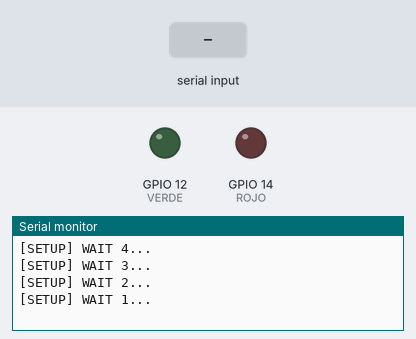
This sketch was run on a simulated ESP32. Shown: output pins drawn as LEDs (lit = HIGH), the last lines printed to the serial monitor. The test bench sets the inputs (shaded band). WiFi joins after 1.5 s; servers stay silent unless stated.

Above: at 5.2 s.
5.3 s: "activo\n" received over Serial
At 5.66 s:
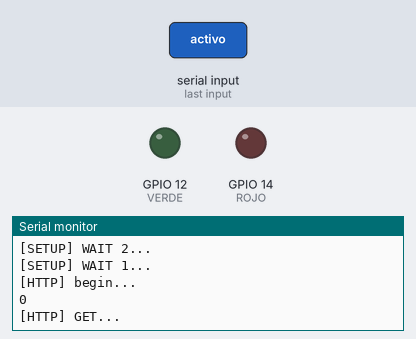
At 7.2 s:
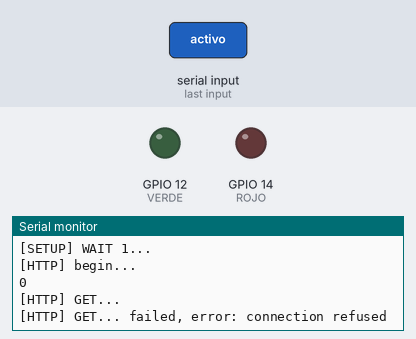
Timing chart, 0 to 8.7 s (numbered marks = the images above; inputs shaded):
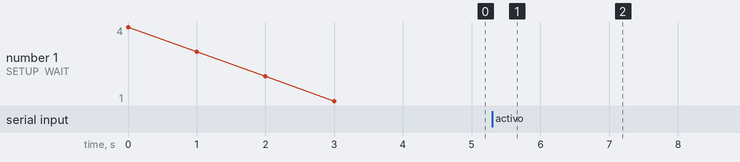

The sketch:

HttpClientToApi.ino
```cpp
/**
   BasicHTTPClient.ino

    Created on: 24.05.2015

*/

#include <Arduino.h>

#include <WiFi.h>
#include <WiFiMulti.h>

#include <HTTPClient.h>

#define USE_SERIAL Serial

WiFiMulti wifiMulti;

#define ROJO 14
#define VERDE 12

/*
  const char* ca = \
  "-----BEGIN CERTIFICATE-----\n" \
  "MIIEkjCCA3qgAwIBAgIQCgFBQgAAAVOFc2oLheynCDANBgkqhkiG9w0BAQsFADA/\n" \
  "MSQwIgYDVQQKExtEaWdpdGFsIFNpZ25hdHVyZSBUcnVzdCBDby4xFzAVBgNVBAMT\n" \
  "DkRTVCBSb290IENBIFgzMB4XDTE2MDMxNzE2NDA0NloXDTIxMDMxNzE2NDA0Nlow\n" \
  "SjELMAkGA1UEBhMCVVMxFjAUBgNVBAoTDUxldCdzIEVuY3J5cHQxIzAhBgNVBAMT\n" \
  "GkxldCdzIEVuY3J5cHQgQXV0aG9yaXR5IFgzMIIBIjANBgkqhkiG9w0BAQEFAAOC\n" \
  "AQ8AMIIBCgKCAQEAnNMM8FrlLke3cl03g7NoYzDq1zUmGSXhvb418XCSL7e4S0EF\n" \
  "q6meNQhY7LEqxGiHC6PjdeTm86dicbp5gWAf15Gan/PQeGdxyGkOlZHP/uaZ6WA8\n" \
  "SMx+yk13EiSdRxta67nsHjcAHJyse6cF6s5K671B5TaYucv9bTyWaN8jKkKQDIZ0\n" \
  "Z8h/pZq4UmEUEz9l6YKHy9v6Dlb2honzhT+Xhq+w3Brvaw2VFn3EK6BlspkENnWA\n" \
  "a6xK8xuQSXgvopZPKiAlKQTGdMDQMc2PMTiVFrqoM7hD8bEfwzB/onkxEz0tNvjj\n" \
  "/PIzark5McWvxI0NHWQWM6r6hCm21AvA2H3DkwIDAQABo4IBfTCCAXkwEgYDVR0T\n" \
  "AQH/BAgwBgEB/wIBADAOBgNVHQ8BAf8EBAMCAYYwfwYIKwYBBQUHAQEEczBxMDIG\n" \
  "CCsGAQUFBzABhiZodHRwOi8vaXNyZy50cnVzdGlkLm9jc3AuaWRlbnRydXN0LmNv\n" \
  "bTA7BggrBgEFBQcwAoYvaHR0cDovL2FwcHMuaWRlbnRydXN0LmNvbS9yb290cy9k\n" \
  "c3Ryb290Y2F4My5wN2MwHwYDVR0jBBgwFoAUxKexpHsscfrb4UuQdf/EFWCFiRAw\n" \
  "VAYDVR0gBE0wSzAIBgZngQwBAgEwPwYLKwYBBAGC3xMBAQEwMDAuBggrBgEFBQcC\n" \
  "ARYiaHR0cDovL2Nwcy5yb290LXgxLmxldHNlbmNyeXB0Lm9yZzA8BgNVHR8ENTAz\n" \
  "MDGgL6AthitodHRwOi8vY3JsLmlkZW50cnVzdC5jb20vRFNUUk9PVENBWDNDUkwu\n" \
  "Y3JsMB0GA1UdDgQWBBSoSmpjBH3duubRObemRWXv86jsoTANBgkqhkiG9w0BAQsF\n" \
  "AAOCAQEA3TPXEfNjWDjdGBX7CVW+dla5cEilaUcne8IkCJLxWh9KEik3JHRRHGJo\n" \
  "uM2VcGfl96S8TihRzZvoroed6ti6WqEBmtzw3Wodatg+VyOeph4EYpr/1wXKtx8/\n" \
  "wApIvJSwtmVi4MFU5aMqrSDE6ea73Mj2tcMyo5jMd6jmeWUHK8so/joWUoHOUgwu\n" \
  "X4Po1QYz+3dszkDqMp4fklxBwXRsW10KXzPMTZ+sOPAveyxindmjkW8lGy+QsRlG\n" \
  "PfZ+G6Z6h7mjem0Y+iWlkYcV4PIWL1iwBi8saCbGS5jN2p8M+X+Q7UNKEkROb3N6\n" \
  "KOqkqm57TH2H3eDJAkSnh6/DNFu0Qg==\n" \
  "-----END CERTIFICATE-----\n";
*/

void setup() {
  pinMode(ROJO, OUTPUT);
  pinMode(VERDE, OUTPUT);

  USE_SERIAL.begin(115200);

  USE_SERIAL.println();
  USE_SERIAL.println();
  USE_SERIAL.println();

  for (uint8_t t = 4; t > 0; t--) {
    USE_SERIAL.printf("[SETUP] WAIT %d...\n", t);
    USE_SERIAL.flush();
    delay(1000);
  }

  wifiMulti.addAP("Lab236-35", "Lab_236@36");
  wifiMulti.addAP("6c9102", "240488271");
}

//bool valorRecibido = false;

void loop() {
  // wait for WiFi connection
  if ((wifiMulti.run() == WL_CONNECTED)) {

    if (USE_SERIAL.available() > 0) {
      String input = USE_SERIAL.readStringUntil('\n');
      input.trim();

      if (input.length() > 0) {
        int id = input.toInt();
        HTTPClient http;

        USE_SERIAL.print("[HTTP] begin...\n");
        USE_SERIAL.println(id);
        String url = "http://192.168.0.19:3000/" + String(id);
        http.begin(url);

        USE_SERIAL.print("[HTTP] GET...\n");
        int httpCode = http.GET();

        if (httpCode > 0) {
          USE_SERIAL.printf("[HTTP] GET... code: %d\n", httpCode);

          if (httpCode == HTTP_CODE_OK) {
            String payload = http.getString();
            if (payload == "activo") {
              USE_SERIAL.println("acceso permitido");
              digitalWrite(VERDE, HIGH);
              delay(2000);
              digitalWrite(VERDE, LOW);

            } else if (payload == "inactivo") {
              USE_SERIAL.println("acceso denegado!");
              digitalWrite(ROJO, HIGH);
              delay(2000);
              digitalWrite(ROJO, LOW);

            }
            USE_SERIAL.println(payload);
          }
        } else {
          USE_SERIAL.printf("[HTTP] GET... failed, error: %s\n", http.errorToString(httpCode).c_str());
        }

        http.end();
      }
    }
    delay(5000);
  }

}
```

Measured:
- after the input at 5.3 s, the serial monitor: prints a new line after 0.20 s (image 1)
